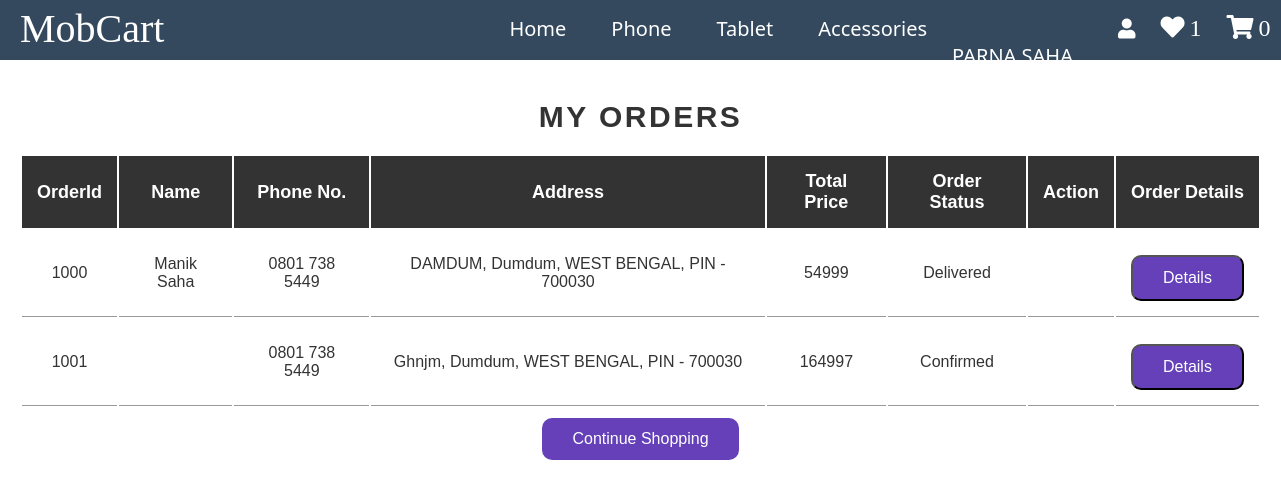
The app's page /myorder.php (signed in) with its own data.
### tables this page shows
CREATE TABLE `users` (
  `user_id` int(20) NOT NULL,
  `user_name` varchar(50) NOT NULL,
  `user_email` varchar(100) NOT NULL,
  `user_phn` varchar(20) NOT NULL,
  `user_password` varchar(100) NOT NULL
);

CREATE TABLE `order` (
  `order_id` int(10) NOT NULL,
  `user_email` varchar(100) NOT NULL,
  `phone` varchar(20) NOT NULL,
  `name` varchar(50) NOT NULL,
  `area` varchar(100) NOT NULL,
  `city` varchar(20) NOT NULL,
  `state` varchar(20) NOT NULL,
  `pincode` int(10) NOT NULL,
  `landmark` varchar(100) NOT NULL,
  `totalorder_price` int(10) NOT NULL,
  `order_status` varchar(20) NOT NULL,
  `payment_type` varchar(10) NOT NULL,
  `payment_status` varchar(15) NOT NULL,
  `order_date` date NOT NULL DEFAULT current_timestamp()
);

### myorder.php (the view, shortened to what this page needs)
<?php
require('header.php');
include('db.php');
?>
<div class="container5">
<section class="shopping-cart">
<h1 class="heading1">My Orders</h1>
<table>
   <thead>
      <th>OrderId</th>
      <th>Name</th>
      <th>Phone No.</th>
      <th>Address</th>
      <th>Total Price</th>
      <th>Order Status</th>
      <th>Action</th>
      <th>Order Details</th>
   </thead>
   <tbody>
   <?php
      if(!empty($_SESSION['user_login'])){
        $user_email = $_SESSION['user_email'];
      $select_order = mysqli_query($conn, "SELECT * FROM `order` where user_email = '$user_email' ");
      if(mysqli_num_rows($select_order) > 0){
         while($fetch_cart = mysqli_fetch_assoc($select_order)){
   ?>
      <tr>
         <td><?php echo $fetch_cart['order_id']; ?></td>
         <td><?php echo $fetch_cart['name']; ?></td>
         <td><?php echo $fetch_cart['phone']; ?></td>
         <td><?php echo $fetch_cart['area'].", ".$fetch_cart['city'].", ".$fetch_cart['state'].", PIN - ".$fetch_cart['pincode']; ?></td>
         <td><?php echo $fetch_cart['totalorder_price']; ?></td>
         <td><?php echo $fetch_cart['order_status']; ?></</td>
   <?php
         if($fetch_cart['order_status'] =='Pending'){
   ?>
         <td><a href="myorder.php?remove=<?php echo $fetch_cart['order_id']; ?>" onclick="return confirm('Are you sure, you want to cancel your order?')" class="delete-btn">Cancel</a></td>
   <?php
         }
         else
         {
   ?>
            <td></td>
   <?php
         }
   ?>
         <td>
         <form action="" method="POST">
            <button class="delete-btn" name = "details">Details</button>
            </form>
         </td>
      </tr>
   <?php
         }
      }
    }
   ?>
   </tbody>
</table>
<div class="checkout-btn">
<a href="index.php" class="option-btn" style="margin-top: 0;">continue shopping</a>
   </div>
</section>
</div>
</body>
</html>

### header.php (shortened to what this page needs)
<?php
include('db.php');
$user_name = "";
$user_email_current = "";
if (!empty($_SESSION['user_login'])) {
    $user_email = $_SESSION['user_email'];
    $data = mysqli_query($conn, "SELECT * FROM `users` where user_email = '$user_email' ") or die('query failed');
    while ($row = mysqli_fetch_array($data)) {
        $user_name = $row['user_name'];
        $user_email_current = $row['user_email'];
    }
}
$select_rows = mysqli_query($conn, "SELECT * FROM `cart` where user_email = '$user_email_current' ") or die('query failed');
$row_count = mysqli_num_rows($select_rows);
$select_wishlist = mysqli_query($conn, "SELECT * FROM `wishlist` where user_email = '$user_email_current' ") or die('query failed');
$row_count_wishlist = mysqli_num_rows($select_wishlist);
?>
<!DOCTYPE html>
<html lang="en">
<head>
    <link rel="stylesheet" href="https://cdnjs.cloudflare.com/ajax/libs/font-awesome/5.14.0/css/all.min.css">
  <link rel="stylesheet" type="text/css" href="CSS\style.css">
  <link rel="stylesheet" href="https://cdnjs.cloudflare.com/ajax/libs/font-awesome/5.15.3/css/all.min.css">
</head>
<body>
  <header>
    <div class="navbar_74">
      <ul class="menu_74">
        <span><a href="index.php">MobCart</a></span>
        <li class="menu_li"><a href="index.php">Home</a></li>
        <li class="menu_li"><a href="phone.php">Phone</a></li>
        <li class="menu_li"><a href="tablet.php">Tablet</a></li>
        <li class="menu_li"><a href="accessories.php">Accessories</a></li>
      <?php
        if($user_name !=""){
      ?>
        <div class="profile_id">
            <span class="profile_id_span"><i class="fas fa-user"></i> <?php echo ucfirst($user_name); ?></span>
        </div>
        <a href="wishlist.php"><i class="fas fa-heart icons_74"><span><?php echo $row_count_wishlist; ?></span></i></a>
        <a href="cart.php"><i class="fas fa-shopping-cart icons_74"><span><?php echo $row_count; ?></span></i></a>
      <?php
        }
        else{
      ?>
        <a href="login.php">
        <button class="button-74" role="button" name="login">Log In</button>
        </a>
      <?php
        }
      ?>
      </ul>
    </div>
  </header>

### CSS/style.css (style rules this page uses)
* { margin: 0; padding: 0; box-sizing: border-box; }
html { font-size: 10px; font-family: "Josefin Sans", sans-serif; }
:root { --primary-color: #1d1d1d; }
ul { list-style: none; }
a { text-decoration: none; color: var(--primary-color); }
.navbar_74 { justify-content: space-between; align-items: center; height: 100%; padding: 0 20px; background-color: #34495e; height: 60px; font-family: 'Segoe UI', Tahoma, Geneva, Verdana, sans-serif; font-weight: 500; }
.menu_74 span a { text-decoration: none; color: white; margin-right: 300px; font-family: "Times New Roman", Times, serif; font-size: 40px; }
.menu_74 span { margin-top: -10px; }
.menu_74 { list-style: none; margin: 0; padding-top: 15px; display: flex; gap: 25px; font-size: 20px; }
.menu_li { margin-left: 20px; }
.menu_li a, .profile_id { color: #fff; text-decoration: none; transition: color 0.3s ease; }
.icons_74 { font-size: 24px; margin: 0 0px; color: #fff; cursor: pointer; }
.icons_74 span { margin-left: 5px; font-weight: 100; }
.profile_id_span { color: white; padding: 16px; font-size: 16px; border: none; margin-left: 150px; font-size: 20px; }
header { background-color: rgb(225, 218, 247); }
h1 { font-size: 5rem; font-weight: 600; text-transform: uppercase; letter-spacing: 0.25rem; margin: 2rem 0; }
:root { --blue: #2980b9; --red: tomato; --orange: orange; --black: #333; --white: #fff; --bg-color: #eee; --dark-bg: rgba(0, 0, 0, 0.7); --box-shadow: 0 0.5rem 1rem rgba(0, 0, 0, 0.1); --border: 0.1rem solid #999; }
.container5 { font-family: "Poppins", sans-serif; margin: 0; padding: 0; box-sizing: border-box; outline: none; border: none; text-decoration: none; text-transform: capitalize; }
.container5 { margin: 0 auto; }
.heading1 { text-align: center; font-size: 3rem; text-transform: uppercase; color: var(--black); margin-bottom: 2rem; }
.shopping-cart { padding: 2rem; }
.shopping-cart .btn, .option-btn, .delete-btn { display: block; width: 100%; text-align: center; background-color: #6540b9; color: var(--white); font-size: 16px; padding: 1.2rem 3rem; border-radius: 1rem; cursor: pointer; margin-top: 1rem; }
.shopping-cart table { text-align: center; width: 100%; }
.shopping-cart table thead th { padding: 1.5rem; font-size: 18px; color: var(--white); background-color: var(--black); }
.shopping-cart table tr td { border-bottom: var(--border); padding: 1.5rem; font-size: 16px; color: var(--black); }
.shopping-cart .checkout-btn { text-align: center; margin-top: 1rem; }
.shopping-cart .checkout-btn a { display: inline-block; width: auto; }

### records on screen
users: user_name "PARNA SAHA"
order: order_id "1000", name "Manik Saha", phone "0801 738 5449", area "DAMDUM", city "Dumdum", state "WEST BENGAL", pincode "700030", totalorder_price "54999", order_status "Delivered"
order: order_id "1001", phone "0801 738 5449", area "Ghnjm", city "Dumdum", state "WEST BENGAL", pincode "700030", totalorder_price "164997", order_status "Confirmed"

### other values on screen
$row_count_wishlist "1"
$row_count "0"
